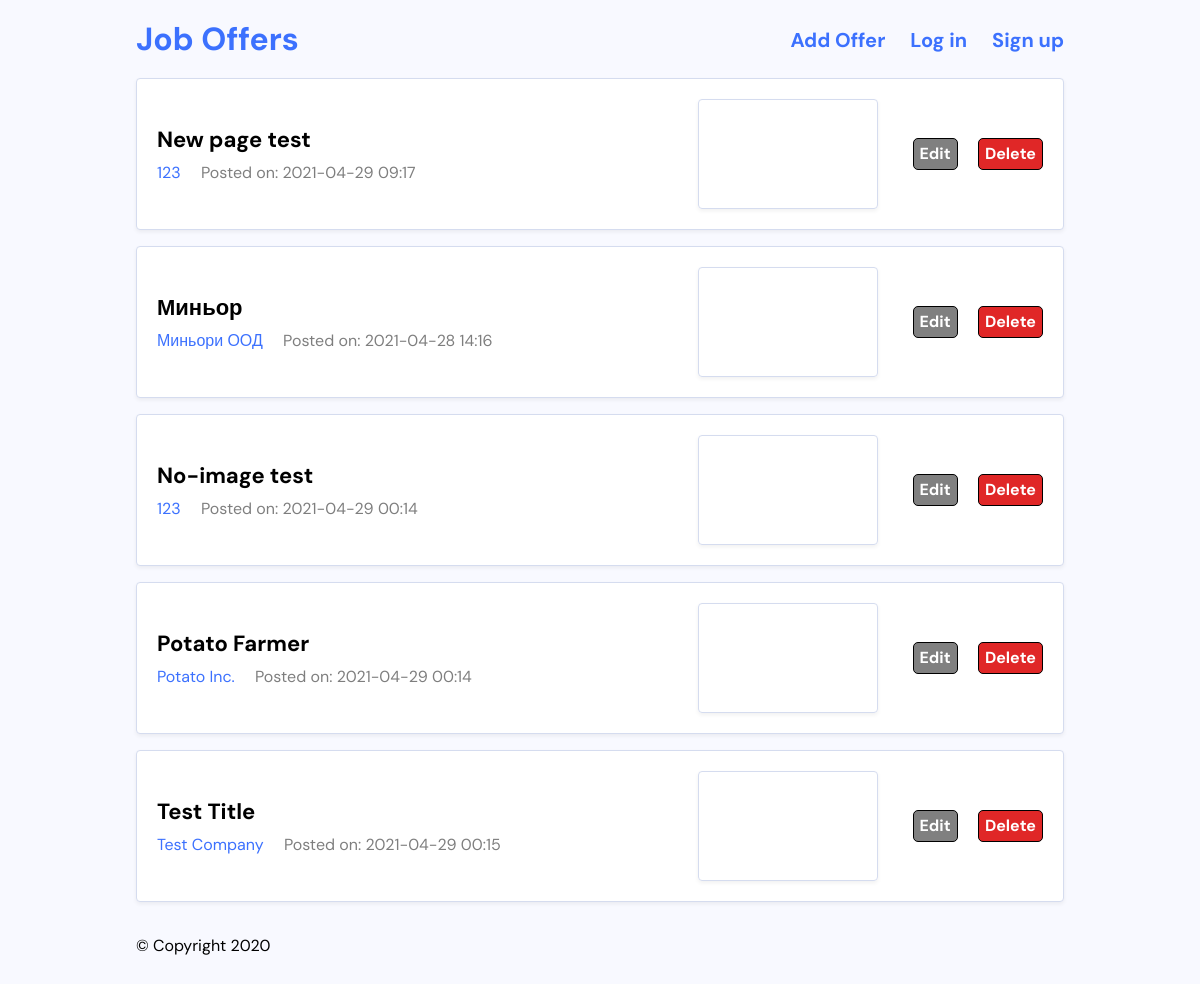
Page /edit.php on the committed database.
### tables this page shows
CREATE TABLE `approved_offers` (
  `job_id` int(11) NOT NULL,
  `job_title` varchar(40) NOT NULL,
  `job_img` varchar(1024) NOT NULL,
  `job_desc` text NOT NULL,
  `job_company` varchar(40) NOT NULL,
  `job_salary` int(10) NOT NULL,
  `job_date` timestamp NOT NULL DEFAULT current_timestamp() ON UPDATE current_timestamp()
);

### edit.php (the view, shortened to what this page needs)
<?php
include_once('header.php');
?>
<main>
	<ul class="jobs-listing">
		<?php
		require("./includes/dbh.inc.php");
		$query = "SELECT * FROM approved_offers ORDER BY job_id DESC";
		$result = mysqli_query($conn, $query);
		while ($row = mysqli_fetch_assoc($result)) {
			$offer_array[] = $row;
		}
		if (!empty($offer_array)) {
			foreach ($offer_array as $key => $value) {
		?>
				<li class="job-card">
					<div class="job-primary">
						<h2 class="job-title"><a href="./offerinfo.php?offerid=<?php echo $offer_array[$key]["job_id"]; ?>"><?php echo $offer_array[$key]["job_title"]; ?></a></h2>
						<div class="job-meta">
							<a class="meta-company" href="./offerinfo.php?offerid=<?php echo $offer_array[$key]["job_id"]; ?>"><?php echo $offer_array[$key]["job_company"]; ?></a>
							<span class="meta-date"><?php echo "Posted on: " . substr($offer_array[$key]["job_date"], 0, -3); ?></span>
						</div>
					</div>
					<div class="job-logo">
						<div class="job-logo-box">
						</div>
					</div>
					<div class="job-edit">
						<a class="edit-edit button-link" href="./editoffer.php?offerid=<?php echo $offer_array[$key]["job_id"]; ?>">Edit</a>
						<a class="edit-delete button-link" href="./includes/deleteoffer.inc.php?offerid=<?php echo $offer_array[$key]["job_id"]; ?>">Delete</a>
					</div>
				</li>
			<?php
			}
		} else {
			?>
			<h2 class="no-offers">No Offers Available</h2>
		<?php
		}
		?>
	</ul>
</main>
<?php
include_once('footer.php');
?>

### css/master.css (style rules this page uses)
html { line-height: 1.15; -webkit-text-size-adjust: 100%; }
body { margin: 0; }
main { display: block; }
a { background-color: transparent; }
html { -webkit-box-sizing: border-box; -moz-box-sizing: border-box; box-sizing: border-box; }
*, *:before, *:after { -webkit-box-sizing: inherit; -moz-box-sizing: inherit; box-sizing: inherit; }
:root { --color-base: #f8f9ff; --color-primary: #3c71fe; --color-separator: #d5dcef; --font-sans: "DM Sans", sans-serif; }
body { background: var(--color-base); font-family: var(--font-sans); line-height: 1.5; }
a { color: var(--color-primary); text-decoration: none; }
.jobs-listing, .submissions-listing { margin: 0; padding: 0; }
.jobs-listing li, .submissions-listing li { margin-bottom: 16px;; }
.job-card { margin: 0; padding: 20px; list-style: none; background: white; border: 1px solid var(--color-separator); border-radius: 0.25em; box-shadow: 0px 2px 4px rgba(0, 0, 0, 0.06); display: flex; }
.job-card .job-primary { flex: 1 1 auto; }
.job-card .job-title { margin: 0; font-size: 1.375em; margin-bottom: 0.25em; }
.job-card .job-title a { color: black; }
.job-card .meta-date { opacity: 0.5; margin-left: 1em; }
.job-card { display: flex; align-items: center; }
.job-card .job-edit a { display: inline-block; }
.job-card .job-edit a + a { margin-left: 1em; }
.job-logo { flex: 0 0 12.5em; background: white; display: flex; align-items: stretch; justify-content: center; }
.job-logo-box { border: 1px solid var(--color-separator); border-radius: 0.25em; box-shadow: 0px 2px 4px rgba(0, 0, 0, 0.06); display: flex; align-items: center; justify-content: center; padding: 3px; width: 180px; height: 110px; }
h2 { margin-block-start: 0; margin-block-end: 0.3em; }
ul { margin-block-start: 0; margin-block-end: 0; }
.button-link { font-size: 1em; border-style: solid; border-width : 1px 1px 1px 1px; text-decoration : none; padding : 3px 6px; border-color : #000000; border-radius: 5px; font-weight: bold; display: inline-block; align-items: center; margin-left: 8px; }
.submission-reject, .edit-delete { color: white; background: #e02727; }
.submission-edit, .edit-edit { color: white; background: gray; margin-left: 25px; }

### rows in the picture
approved_offers: job_title "New page test", job_company "123", job_date "2021-04-29 09:17"
approved_offers: job_title "Миньор", job_company "Миньори ООД", job_date "2021-04-28 14:16"
approved_offers: job_title "No-image test", job_company "123", job_date "2021-04-29 00:14"
approved_offers: job_title "Potato Farmer", job_company "Potato Inc.", job_date "2021-04-29 00:14"
approved_offers: job_title "Test Title", job_company "Test Company", job_date "2021-04-29 00:15"
